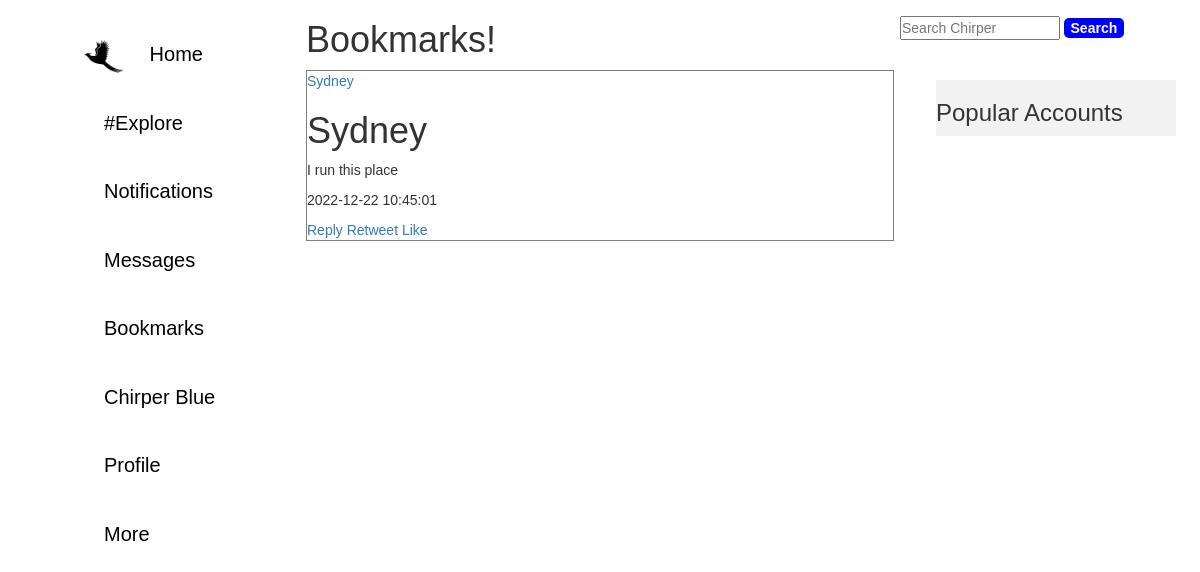
/bookmarks (signed in), run on the app's committed database.
### tables this page shows
CREATE TABLE chirps (chirp_id INTEGER PRIMARY KEY AUTOINCREMENT NOT NULL, username TEXT NOT NULL, text_content TEXT, media_content TEXT, date_num NUMERIC NOT NULL, date_date TEXT NOT NULL);

### app.py (the view)
@app.route("/bookmarks")
def bookmarks():
    username = session["username"]
    conn = sqlite3.connect("Chirper.db")
    c = conn.cursor()
    c.execute("SELECT * FROM chirps WHERE chirp_id IN (SELECT chirp_id FROM bookmarks WHERE username = ?)", (username,))
    marked = c.fetchall()
    print(marked)
    conn.close()
    return render_template("bookmarks.html", marked=marked)

### templates/bookmarks.html (shortened to what this page needs)
{% extends "base.html" %}
{% block body %}
<main>
    <h1>Bookmarks!</h1>
    {% for mark in marked %}
    <div class="chirp-div">
        <a href="{{url_for('account', to_follow=mark[1])}}">{{ mark[1] }}</a>
        <h1>{{ mark[1] }}</h1>
        <p>{{ mark[2] }}<p>
        <p>{{ mark[5] }}</p>
        <a href="{{url_for('reply', chirp_id=mark[0])}}">Reply</a>
        <a>Retweet</a>
        <a>Like</a>
    </div>
    {% endfor %}
</main>
{% endblock %}

### static/styles.css (style rules this page uses)
* { margin: 0; padding: 0; font-family: Helvetica, sans-serif; }
main { position: relative; left: 15%; bottom: 30%; max-width: 70%; }
.chirp-div { border: 1px solid gray; }

### data on the page
chirps: username "Sydney", text_content "I run this place", date_date "2022-12-22 10:45:01"
